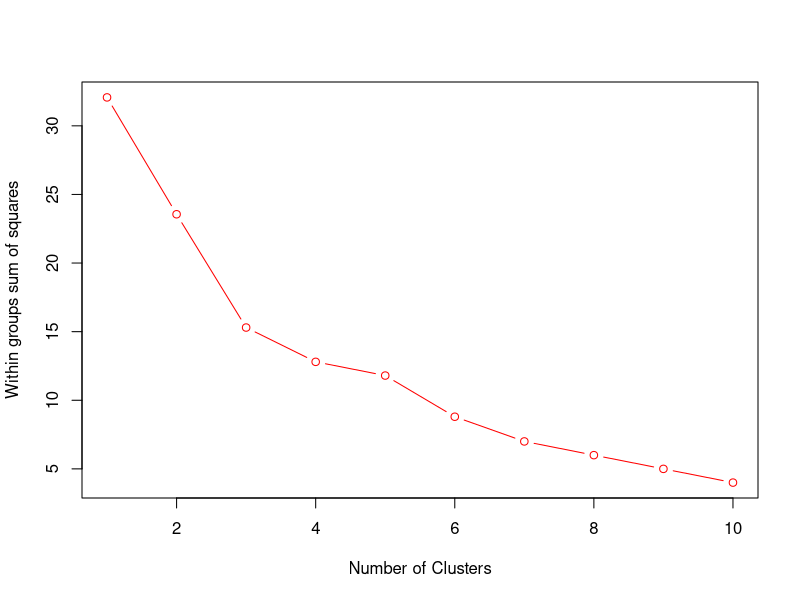

Recreate this plot in R.
#**************************************************************************
#                  Chapter 3 : Clustering
#**************************************************************************

#install.packages("tm")
library(tm)

#--------------------------------------------------------------------------
#                  3.2 : Preparing data for Clustering
#--------------------------------------------------------------------------

#Read movie hashtags into a data frame
course_hashtags <- read.csv("hashtags/Course-Hashtags.csv")
course_hashtags

#Load hastags into a corpus
hashtags <- VCorpus(VectorSource(course_hashtags$HashTags))

#replace comma with spaces
clean_hashtags <- tm_map(hashtags, 
                         content_transformer(
                            function(x) gsub(","," ",x)
                            )
                         )

inspect(clean_hashtags[[1]])

#Generate the Document Term matrix
hashtags_dtm <- DocumentTermMatrix(clean_hashtags)

#Inspect to Document Term matrix
inspect(hashtags_dtm)

#--------------------------------------------------------------------------
#                  3.3 : K-Means Clustering
#--------------------------------------------------------------------------

#Setting the seed ensures repeatable results
set.seed(100)

#Create 3 clusters
course_clusters <-  kmeans(hashtags_dtm, 3)

#Inspect the results
course_clusters$cluster

#Add cluster information to the original data frame 
for ( cours in 1:nrow(course_hashtags)) {
  course_hashtags$Cluster[cours] = course_clusters$cluster[cours]
}

#Sort by cluster and review results
print(course_hashtags[order(course_hashtags$Cluster),c(1,3)]  )

#--------------------------------------------------------------------------
#                  3.4 : K-Means Optimization
#--------------------------------------------------------------------------

#Function to find the optimum no. of clusters
optimal_cluster_plot <- function(data, iterations=10, seed=1000){
  
  #Set within-sum-of-squares for a single cluster
  wss <- (nrow(data)-1)*sum(apply(data,2,var))
  
  #Iterate upto 10 clusters and measure wss.
  for (i in 2:iterations){
    set.seed(seed)
    wss[i] <- sum(kmeans(data, centers=i)$withinss)
  }
  
  #Plot wss for each value of k and find the elbow
  plot(1:iterations, wss, type="b", xlab="Number of Clusters",
       ylab="Within groups sum of squares", col="red")}

#Execute the function
optimal_cluster_plot(hashtags_dtm)

#--------------------------------------------------------------------------
